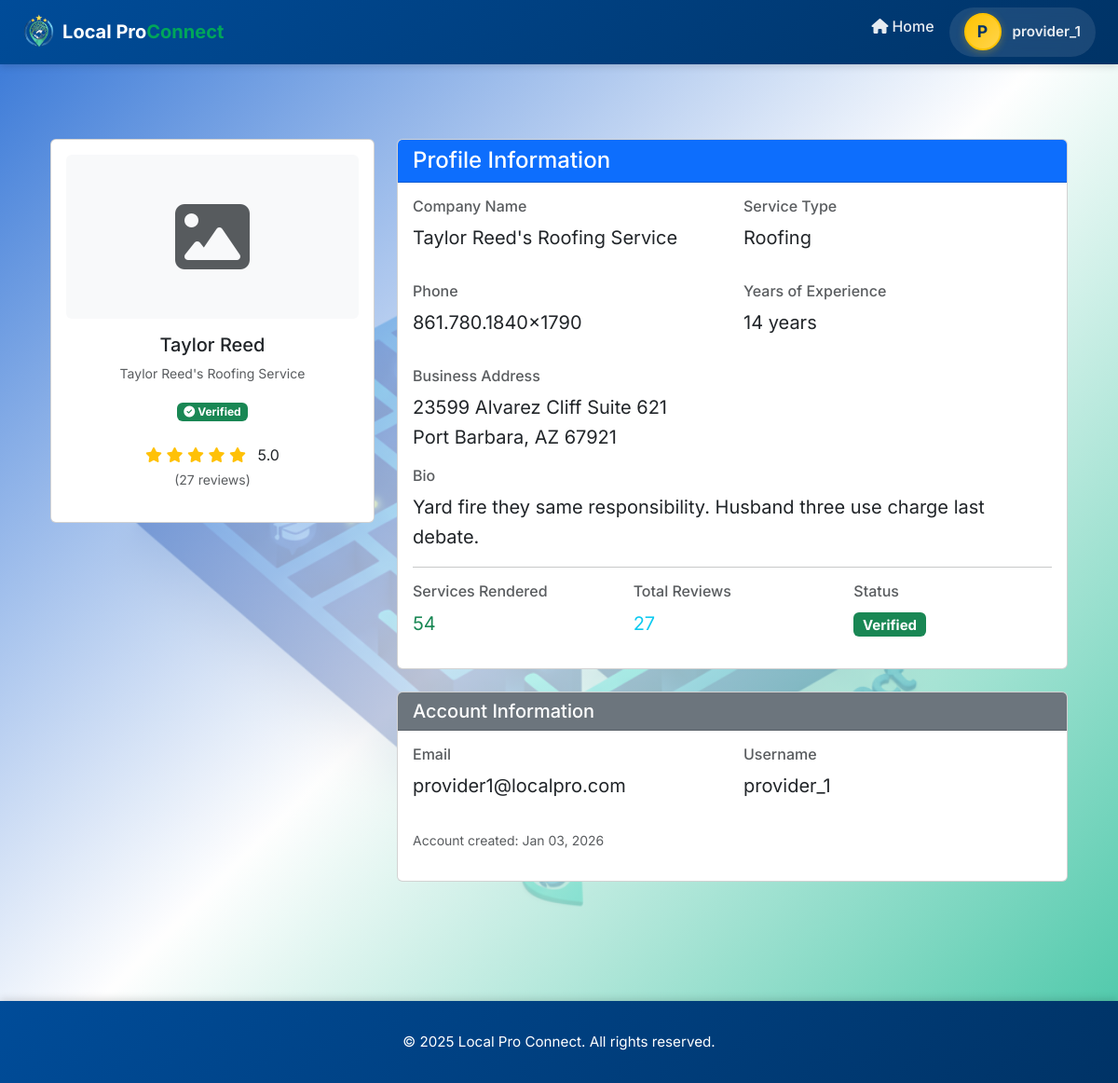
Page /accounts/professionals/8/ (signed in) on the committed database.
### accounts/models.py (models this page shows, shortened)
class ProviderProfile(models.Model):
	SERVICE_CHOICES = [
		('plumbing', 'Plumbing'),
		('electrical', 'Electrical'),
		('carpentry', 'Carpentry'),
		('cleaning', 'Cleaning'),
		('tutoring', 'Tutoring'),
		('hvac', 'HVAC'),
		('roofing', 'Roofing'),
		('landscaping', 'Landscaping'),
		('painting', 'Painting'),
		('other', 'Other'),
	]
	user = models.OneToOneField(settings.AUTH_USER_MODEL, on_delete=models.CASCADE, related_name='provider_profile')
	company_name = models.CharField(max_length=255, blank=True)
	service_type = models.CharField(max_length=50, choices=SERVICE_CHOICES, default='other')
	phone = models.CharField(max_length=20, blank=True)
	business_address = models.CharField(max_length=255, blank=True)
	city = models.CharField(max_length=100, blank=True)
	state = models.CharField(max_length=50, blank=True)
	zip_code = models.CharField(max_length=10, blank=True)
	service_description = models.TextField(blank=True)
	bio = models.TextField(blank=True)
	profile_picture = models.ImageField(upload_to='profiles/', null=True, blank=True)
	services_rendered = models.PositiveIntegerField(default=0)
	years_experience = models.PositiveIntegerField(default=0)
	rating = models.DecimalField(max_digits=3, decimal_places=1, default=5.0)
	total_reviews = models.IntegerField(default=0)
	is_verified = models.BooleanField(default=False)
	min_price = models.DecimalField(max_digits=10, decimal_places=2, default=50.00, help_text="Minimum service price")
	max_price = models.DecimalField(max_digits=10, decimal_places=2, null=True, blank=True, help_text="Maximum service price (for display range)")
	SERVICE_RATE_CHOICES = [
		('hourly', 'Hourly'),
		('fixed', 'Fixed Price'),
		('custom', 'Custom Quote'),
	]
	service_rate = models.CharField(max_length=20, choices=SERVICE_RATE_CHOICES, default='fixed', help_text="How this provider charges for services")
	latitude = models.DecimalField(max_digits=9, decimal_places=6, null=True, blank=True, help_text="Current latitude for live tracking")
	longitude = models.DecimalField(max_digits=9, decimal_places=6, null=True, blank=True, help_text="Current longitude for live tracking")
	created_at = models.DateTimeField(auto_now_add=True)
	updated_at = models.DateTimeField(auto_now=True)
	class Meta:
		verbose_name = 'Provider Profile'
		verbose_name_plural = 'Provider Profiles'
		ordering = ['-created_at']

### accounts/views.py (the view)
# urls.py: path('professionals/<int:provider_id>/', views.provider_profile_detail, name='provider_profile_detail'),
@read_only_profile
def provider_profile_detail(request, provider_id):
    if not request.user.is_authenticated:
        return redirect('accounts:login_page')
    provider_profile = get_object_or_404(
        ProviderProfile.objects.select_related('user'),
        id=provider_id
    )
    is_own_profile = (request.user.is_authenticated and request.user == provider_profile.user)
    can_edit = is_own_profile and request.user.is_authenticated
    context = {
        'provider_profile': provider_profile,
        'user': provider_profile.user,
        'is_own_profile': is_own_profile,
        'can_edit': can_edit,  # Used in template to show/hide edit buttons
        'read_only': getattr(request, 'read_only_profile', True),  # Flag for template
    }
    return render(request, 'accounts/provider_profile_detail.html', context)

### accounts/templates/accounts/provider_profile_detail.html (shortened to what this page needs)
{% extends 'base.html' %}
{% load static %}
{% block content %}
<div class="container py-5">
    <div class="row">
        <div class="col-md-4">
            <div class="card sticky-top">
                <div class="card-body text-center">
                    {% if provider_profile and provider_profile.profile_picture %}
                        <img src="{{ provider_profile.profile_picture.url }}" alt="Profile picture" class="img-fluid rounded mb-3" style="max-height: 250px; object-fit: cover;">
                    {% else %}
                        <div class="bg-light rounded mb-3 p-5">
                            <i class="fas fa-image fa-5x text-muted"></i>
                        </div>
                    {% endif %}
                    <h5>{{ user.get_full_name|default:user.username }}</h5>
                    <p class="text-muted small">{{ provider_profile.company_name }}</p>
                    {% if provider_profile.is_verified %}
                        <span class="badge bg-success mb-2">
                            <i class="fas fa-check-circle"></i> Verified
                        </span>
                    {% endif %}
                    <div class="my-3">
                        <div class="text-warning">
                            {% for i in "12345" %}
                                {% if forloop.counter <= provider_profile.rating %}
                                    <i class="fas fa-star"></i>
                                {% else %}
                                    <i class="far fa-star"></i>
                                {% endif %}
                            {% endfor %}
                            <span class="text-dark ms-2">{{ provider_profile.rating }}</span>
                        </div>
                        <small class="text-muted">({{ provider_profile.total_reviews }} reviews)</small>
                    </div>
                </div>
            </div>
        </div>
        <div class="col-md-8">
            <div class="card mb-4">
                <div class="card-header bg-primary text-white">
                    <h4 class="mb-0">Profile Information</h4>
                </div>
                <div class="card-body">
                    <div class="row mb-3">
                        <div class="col-md-6">
                            <h6 class="text-muted">Company Name</h6>
                            <p class="fs-5">{{ provider_profile.company_name }}</p>
                        </div>
                        <div class="col-md-6">
                            <h6 class="text-muted">Service Type</h6>
                            <p class="fs-5">{{ provider_profile.get_service_type_display }}</p>
                        </div>
                    </div>
                    <div class="row mb-3">
                        <div class="col-md-6">
                            <h6 class="text-muted">Phone</h6>
                            <p class="fs-5">{{ provider_profile.phone }}</p>
                        </div>
                        <div class="col-md-6">
                            <h6 class="text-muted">Years of Experience</h6>
                            <p class="fs-5">{{ provider_profile.years_experience }} years</p>
                        </div>
                    </div>
                    <div class="mb-3">
                        <h6 class="text-muted">Business Address</h6>
                        <p class="fs-5">
                            {{ provider_profile.business_address }}<br>
                            {{ provider_profile.city }}, {{ provider_profile.state }} {{ provider_profile.zip_code }}
                        </p>
                    </div>
                    <div class="mb-3">
                        <h6 class="text-muted">Bio</h6>
                        <p class="fs-5">{{ provider_profile.bio|default:"No bio added yet" }}</p>
                    </div>
                    <hr>
                    <div class="row">
                        <div class="col-md-4">
                            <h6 class="text-muted">Services Rendered</h6>
                            <p class="fs-5 text-success">{{ provider_profile.services_rendered }}</p>
                        </div>
                        <div class="col-md-4">
                            <h6 class="text-muted">Total Reviews</h6>
                            <p class="fs-5 text-info">{{ provider_profile.total_reviews }}</p>
                        </div>
                        <div class="col-md-4">
                            <h6 class="text-muted">Status</h6>
                            <p class="fs-5">
                                {% if provider_profile.is_verified %}
                                    <span class="badge bg-success">Verified</span>
                                {% else %}
                                    <span class="badge bg-warning">Pending</span>
                                {% endif %}
                            </p>
                        </div>
                    </div>
                </div>
            </div>
            <div class="card">
                <div class="card-header bg-secondary text-white">
                    <h5 class="mb-0">Account Information</h5>
                </div>
                <div class="card-body">
                    <div class="row mb-3">
                        <div class="col-md-6">
                            <h6 class="text-muted">Email</h6>
                            <p class="fs-5">{{ user.email }}</p>
                        </div>
                        <div class="col-md-6">
                            <h6 class="text-muted">Username</h6>
                            <p class="fs-5">{{ user.username }}</p>
                        </div>
                    </div>
                    <p class="text-muted small">Account created: {{ user.date_joined|date:"M d, Y" }}</p>
                </div>
            </div>
        </div>
    </div>
</div>
{% endblock %}

### templates/base.html (shortened to what this page needs)
{% load static %}
<!DOCTYPE html>
<html lang="en">
<head>
    <link href="https://cdn.jsdelivr.net/npm/bootstrap@5.3.0/dist/css/bootstrap.min.css" rel="stylesheet">
    <link href="https://cdnjs.cloudflare.com/ajax/libs/font-awesome/6.4.0/css/all.min.css" rel="stylesheet">
    <link rel="stylesheet" href="{% static 'css/request.css' %}?v=2.0">
</head>
<body>
    <nav class="navbar navbar-expand-lg navbar-dark">
        <div class="container-fluid px-4">
            <a class="navbar-brand" href="http://127.0.0.1:5500/index.html">
                <img src="/static/assets/image/newlogo.png" alt="Local Pro Connect Logo" onerror="this.style.display='none'">
                <span class="navbar-brand-text">Local Pro<span class="highlight">Connect</span></span>
            </a>
            <div class="collapse navbar-collapse" id="navbarNav">
                <ul class="navbar-nav ms-auto">
                    <li class="nav-item">
                        <a class="nav-link" href="http://127.0.0.1:5500/index.html"><i class="fas fa-home me-1"></i>Home</a>
                    </li>
                    {% if user.is_authenticated %}
                    <li class="nav-item dropdown profile-indicator">
                        <a class="nav-link profile-dropdown-toggle"
                           href="#"
                           id="profileDropdown"
                           role="button"
                           data-bs-toggle="dropdown"
                           aria-expanded="false"
                           aria-label="User profile menu">
                            {% if provider_profile and provider_profile.profile_picture %}
                                <img src="{{ provider_profile.profile_picture.url }}"
                                     alt="{{ user.username }}'s profile picture"
                                     class="profile-avatar"
                                     loading="lazy"
                                     onerror="this.style.display='none'; this.nextElementSibling.style.display='flex';">
                                <div class="profile-avatar-fallback" style="display: none;">
                                    {{ user.username|first|upper }}
                                </div>
                            {% else %}
                                <div class="profile-avatar-fallback">
                                    {{ user.username|first|upper }}
                                </div>
                            {% endif %}
                            <span class="profile-username">{{ user.username }}</span>
                        </a>
                    </li>
                    {% endif %}
                </ul>
            </div>
        </div>
    </nav>
    <main class="container">
        {% block content %}{% endblock %}
    </main>
    <footer>
        <p>&copy; 2025 Local Pro Connect. All rights reserved.</p>
    </footer>
</body>
</html>

### rows in the picture
ProviderProfile: company_name "Taylor Reed's Roofing Service", rating "5.0", total_reviews "27", service_type "Roofing", phone "861.780.1840x1790", years_experience "14", business_address "23599 Alvarez Cliff Suite 621", city "Port Barbara", state "AZ", zip_code "67921", bio "Yard fire they same responsibility. Husband three use charge last debate.", services_rendered "54"

### other values in the picture
{{ user.username|first|upper }} "P"
{{ user.username }} "provider_1"
{{ user.get_full_name|default:user.username }} "Taylor Reed"
{{ user.email }} "provider1@localpro.com"
{{ user.date_joined|date:"M d, Y" }} "Jan 03, 2026"
